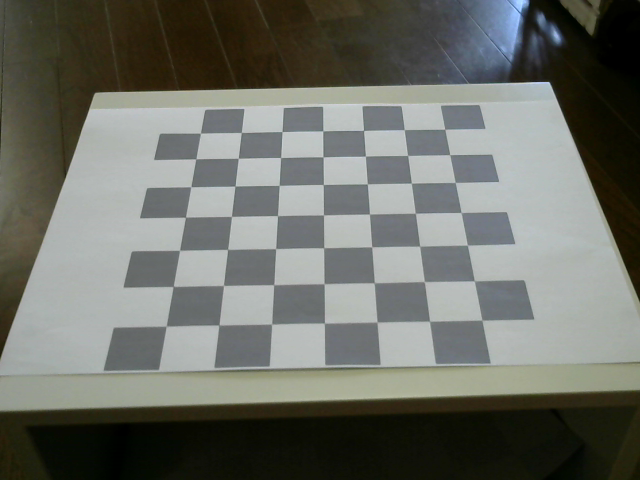
#> input picture img/20200829_140946.png, 640 x 480 px; its folder holds only this picture in this run
$ jupyter execute calcCamera.ipynb
#> lines starting #> are read from the running program, lines starting #| are printed output that depends on the picture; long printed decimals are rounded
[cell 1]
#参考サイト
#http://rikoubou.hatenablog.com/entry/2019/03/26/143556
#https://kamino.hatenablog.com/entry/opencv_calibrate_camera

[cell 2]
#
#カメラのゆがみを戻すための値を計算する
#

[cell 3]
import numpy as np
import cv2
import glob
from time import sleep
from datetime import datetime

[cell 4]
TMP_FOLDER_PATH = "./temp/"
MTX_PATH = TMP_FOLDER_PATH + "mtx.csv"
DIST_PATH = TMP_FOLDER_PATH + "dist.csv"

[cell 5]
def main():
    calcCamera()

#カメラのゆがみを計算する関数
def calcCamera():
    square_size = 25.0 #正方形のサイズ(mm)
    pattern_size = (7, 7)
    #チェスボード(X,Y,Z)座標の指定(Z=0)
    pattern_points = np.zeros((np.prod(pattern_size), 3), np.float32)
    pattern_points[:,:2] = np.indices(pattern_size).T.reshape(-1,2)
    pattern_points *= square_size
    obj_points = []
    img_points = []

    for fn in glob.glob("./img/*"):
        #画像の取得
        im = cv2.imread(fn,0)
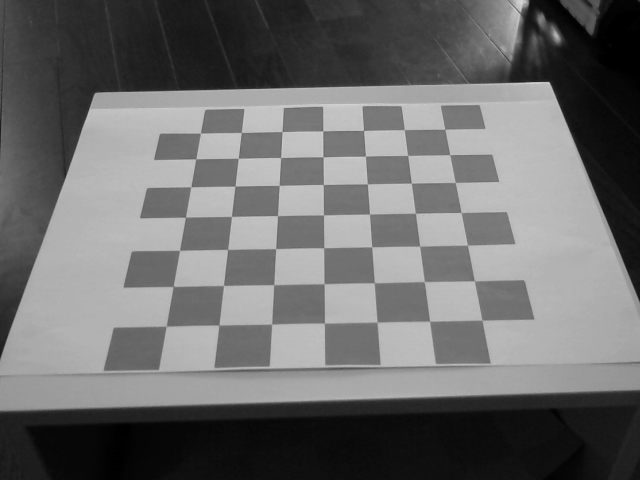
#> im: shape (480, 640); min 0, max 217, mean 108.2
        print("loading..." + fn)
        #チェスボードのコーナーの検出
        found, corner = cv2.findChessboardCorners(im, pattern_size)
#> found = True; corner = 49 rows, first 8: [445.1, 129.3], [449.4, 154.9], [454.9, 182.3], [460.7, 212.6], [466.8, 244.6], [474, 281.3], [481.8, 319.7], [404.3, 129.8]
        #コーナーがあれば
        if found:
            term = (cv2.TERM_CRITERIA_EPS + cv2.TermCriteria_COUNT, 30, 0.1)
            corners2 = cv2.cornerSubPix(im, corner, (5,5), (-1, -1), term)
#> corners2 = 49 rows, first 8: [444.8, 129.3], [449.7, 154.7], [455.2, 182.5], [461.1, 212.5], [467.4, 245.2], [474.4, 280.9], [481.9, 320.1], [404.3, 129.6]
            #マークを付けて画像保存
            img = cv2.drawChessboardCorners(im, pattern_size, corners2, found)
            saveImgByTime(TMP_FOLDER_PATH, img)
            sleep(1)
        #コーナーがない場合のエラー処理
        if not found:
            print('chessboard not found')
            continue
        #appendメソッド：リストの最後に引数のオブジェクトを追加
        img_points.append(corner.reshape(-1, 2))
        obj_points.append(pattern_points)

    #内部パラメータを計算
    rms, K, d, r, t = cv2.calibrateCamera(obj_points, img_points, (im.shape[1], im.shape[0]), None, None)
#> rms = 0.105; K = [[842.2, 0, 344.9], [0, 977.5, 261], [0, 0, 1]]; d = [[0.0378, -2.7, -0.000621, 0.00222, 27.47]]; r = ([-0.704, 0.686, 1.43],); t = ([61.41, -69.81, 517.8],)

    #計算結果を表示
    print("RMS = ", rms)
#| RMS =  0.1055
    print("K = \n", K)
#| K =
#|  [[842.160   0.         344.920]
#|  [  0.         977.506 261.027]
#|  [  0.           0.           1.        ]]
    print("d = ", d.ravel())
#| d =  [ 3.77650497e-02 -2.69777306e+00 -6.20769954e-04  2.21598203e-03
#|   2.74708135e+01]

    #ファイル保存
    saveCalibrationFile(K, d, MTX_PATH, DIST_PATH)

#キャリブレーションCSVファイルを上書き保存する関数
def saveCalibrationFile(mtx, dist, mtx_path, dist_path):
    #カメラ行列の保存
    np.savetxt(mtx_path, mtx, delimiter = ',', fmt="%0.14f")
    #歪み係数の保存
    np.savetxt(dist_path, dist, delimiter = ',', fmt="%0.14f")

#画像を時刻で保存する関数
def saveImgByTime(dirPath, img):
    # 時刻を取得
    date = datetime.now().strftime("%Y%m%d_%H%M%S")
    path = dirPath + date + ".png"
    cv2.imwrite(path, img) # ファイル保存
    print("saved:", path)

if __name__== '__main__':
    main()


$ run again, on img/20200829_141015.png
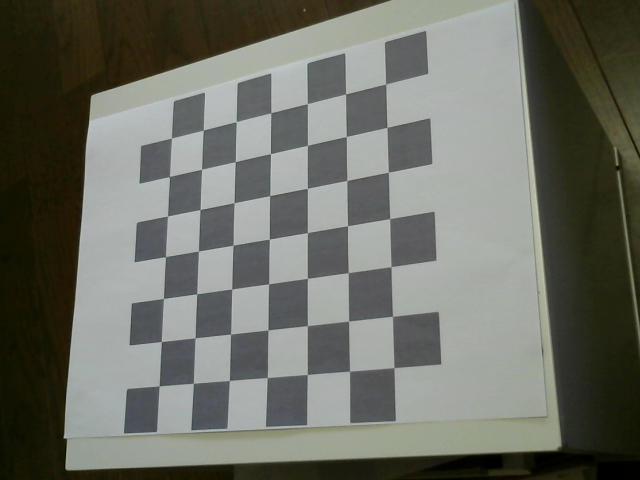
#> input picture img/20200829_141015.png, 640 x 480 px
#> in calcCamera, `im = cv2.imread(fn,0)`:
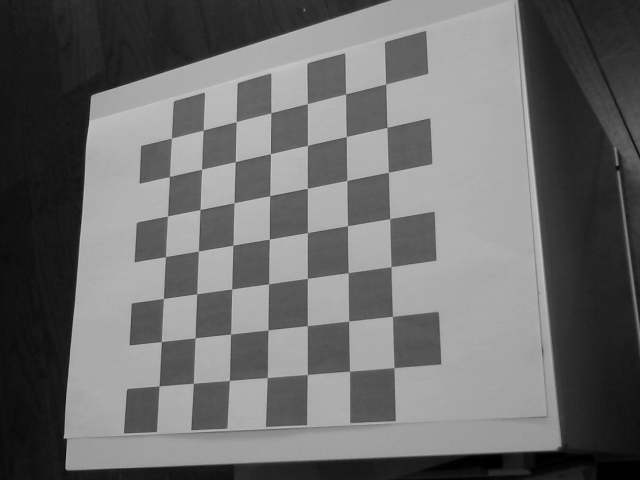
#> im: shape (480, 640); min 0, max 201, mean 107.8
#> found = True; corner = 49 rows, first 8: [385.7, 83.81], [387.1, 126.9], [388.3, 172.3], [389.4, 219.2], [390.9, 266.9], [391.5, 316.2], [393.8, 367.3], [345.3, 94.27]
#> corners2 = 49 rows, first 8: [385.6, 84.11], [387, 127.4], [388.4, 172.2], [389.7, 218.6], [391, 266.6], [392.5, 316.3], [394, 367.6], [345.6, 94.01]
#> in calcCamera, `img = cv2.drawChessboardCorners(im, pattern_size, corners2, found)`:
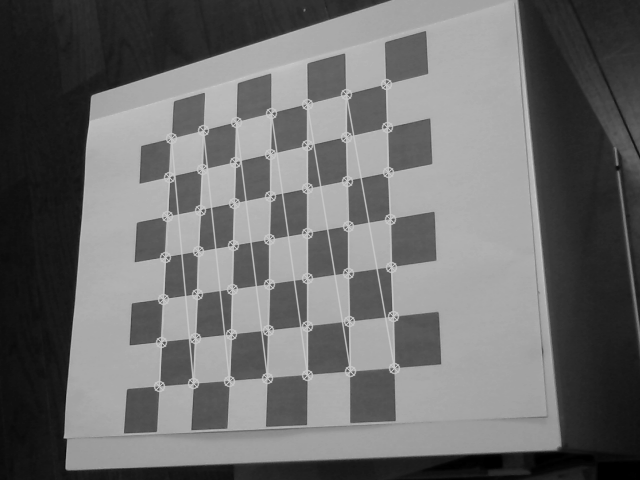
#> img: shape (480, 640); min 0, max 201, mean 109.3
#> rms = 0.0963; K = [[786.5, 0, 331.2], [0, 826.4, 240.2], [0, 0, 1]]; d = [[0.0489, -2.34, 0.000132, -0.00153, 18.28]]; r = ([0.156, 0.585, 1.45],); t = ([30.39, -82.85, 438.1],)
#| RMS =  0.09634
#| K =
#|  [[786.510   0.         331.196]
#|  [  0.         826.405 240.166]
#|  [  0.           0.           1.        ]]
#| d =  [ 4.88962481e-02 -2.34262390e+00  1.31712544e-04 -1.53067045e-03
#|   1.82828900e+01]

$ run again, on img/20200829_141022.png
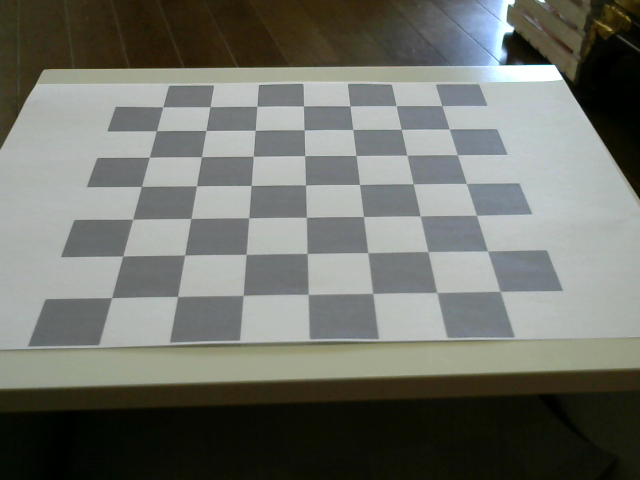
#> input picture img/20200829_141022.png, 640 x 480 px
#> in calcCamera, `im = cv2.imread(fn,0)`:
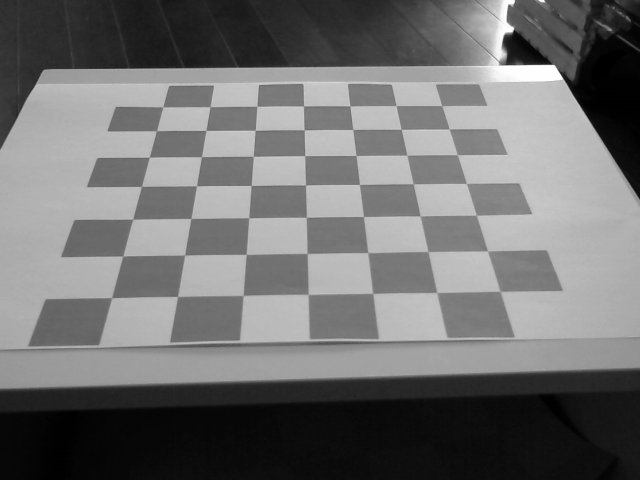
#> im: shape (480, 640); min 0, max 255, mean 112.2
#> found = True; corner = 49 rows, first 8: [162.8, 107], [209.8, 107], [257.1, 106.2], [303.5, 106], [350, 106], [396.1, 105.8], [441.7, 105.7], [156.6, 130.7]
#> corners2 = 49 rows, first 8: [162.8, 106.8], [210, 106.7], [256.9, 106.3], [303.5, 106], [349.9, 106], [396.2, 105.6], [441.8, 105.7], [156.4, 130.7]
#> in calcCamera, `img = cv2.drawChessboardCorners(im, pattern_size, corners2, found)`:
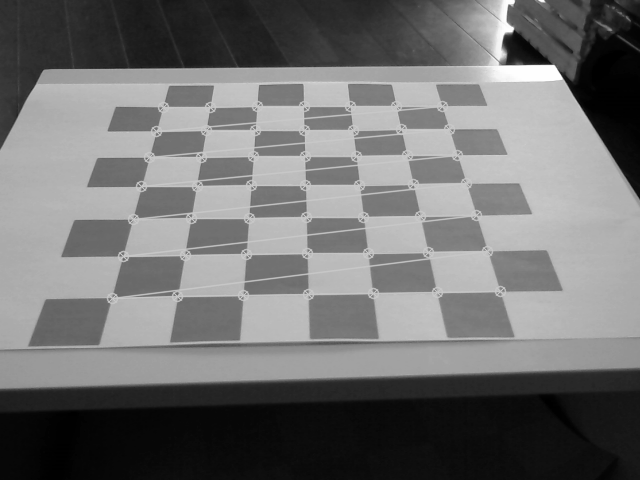
#> img: shape (480, 640); min 0, max 255, mean 113.4
#> rms = 0.115; K = [[432.9, 0, 319.8], [0, 301, 245.1], [0, 0, 1]]; d = [[0.0127, -0.0981, -0.000366, -0.000393, 0.169]]; r = ([-0.453, -0.0209, -0.0244],); t = ([-83.7, -106, 230.9],)
#| RMS =  0.1151
#| K =
#|  [[432.876   0.         319.836]
#|  [  0.         301.017  245.083 ]
#|  [  0.           0.           1.        ]]
#| d =  [ 0.01272 -0.09806 -0.0003655 -0.0003932  0.1695]

$ run again, on img/20200829_141026.png
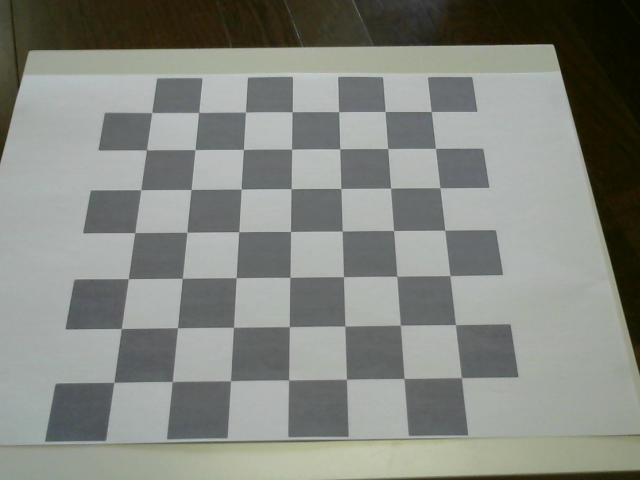
#> input picture img/20200829_141026.png, 640 x 480 px
#> in calcCamera, `im = cv2.imread(fn,0)`:
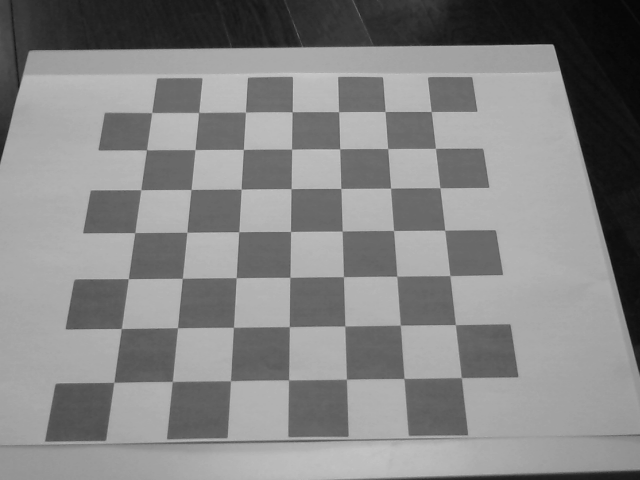
#> im: shape (480, 640); min 6, max 201, mean 132.9
#> found = True; corner = 49 rows, first 8: [151.7, 112.7], [198.5, 112.4], [245.7, 112.4], [292, 112], [338.7, 111.7], [384.9, 111.4], [430.8, 111.5], [146.4, 150]
#> corners2 = 49 rows, first 8: [151.7, 112.6], [198.6, 112.4], [245.5, 112.2], [292.1, 111.8], [338.6, 111.7], [385.1, 111.5], [431.2, 111.6], [146.5, 149.8]
#> in calcCamera, `img = cv2.drawChessboardCorners(im, pattern_size, corners2, found)`:
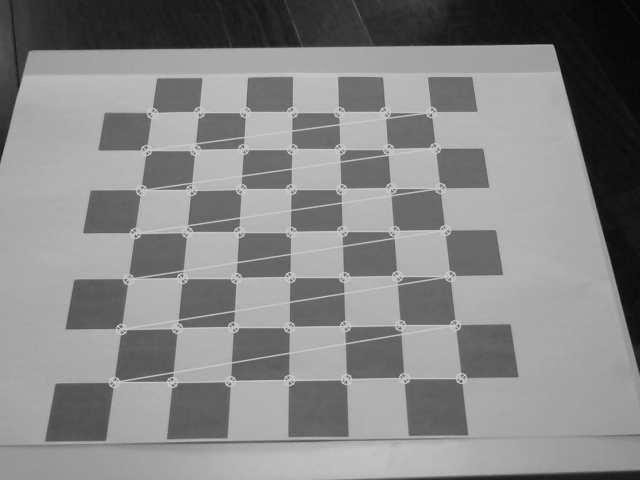
#> img: shape (480, 640); min 6, max 201, mean 134.4
#> rms = 0.0998; K = [[210.3, 0, 320.4], [0, 178.1, 206.1], [0, 0, 1]]; d = [[-0.00315, 0.00213, 0.000108, 0.000142, -0.000497]]; r = ([-0.148, -0.00711, -0.00908],); t = ([-90.18, -59.05, 112.2],)
#| RMS =  0.09975
#| K =
#|  [[210.347   0.         320.404]
#|  [  0.         178.114 206.106]
#|  [  0.           0.           1.        ]]
#| d =  [-0.003146  0.00213  0.0001083  0.0001415 -0.0004967]

$ run again, on img/20200829_140952.png
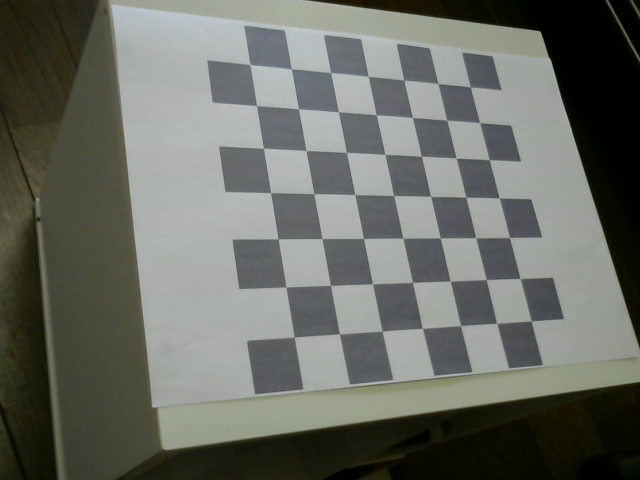
#> input picture img/20200829_140952.png, 640 x 480 px
#> found = True; corner = 49 rows, first 8: [249.5, 64.22], [291.4, 68.63], [331.2, 73.09], [368.3, 76.59], [404, 80.47], [437, 83.45], [470.2, 87.09], [256.4, 105.6]
#> corners2 = 49 rows, first 8: [249.8, 64.46], [291.3, 68.77], [330.7, 72.63], [368.2, 76.46], [403.8, 80.17], [437.8, 83.59], [470.3, 87.05], [256.6, 105.7]
#> in calcCamera, `img = cv2.drawChessboardCorners(im, pattern_size, corners2, found)`:
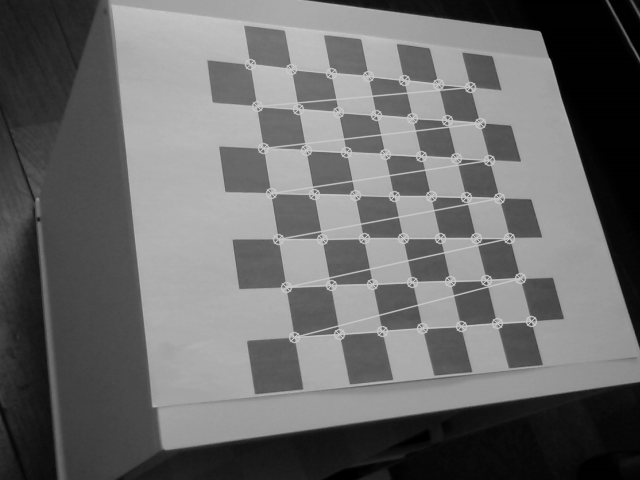
#> img: shape (480, 640); min 0, max 203, mean 107.1
#> rms = 0.0949; K = [[803.1, 0, 303.7], [0, 804, 226.4], [0, 0, 1]]; d = [[-0.0328, 0.544, 0.00136, 0.00553, -4.79]]; r = ([-0.356, -0.477, -0.0859],); t = ([-29.09, -87.26, 432.2],)
#| RMS =  0.09486
#| K =
#|  [[803.103   0.         303.674]
#|  [  0.         804.016 226.436]
#|  [  0.           0.           1.        ]]
#| d =  [-3.27515074e-02  5.43616040e-01  1.36475332e-03  5.53025308e-03
#|  -4.79312080e+00]
